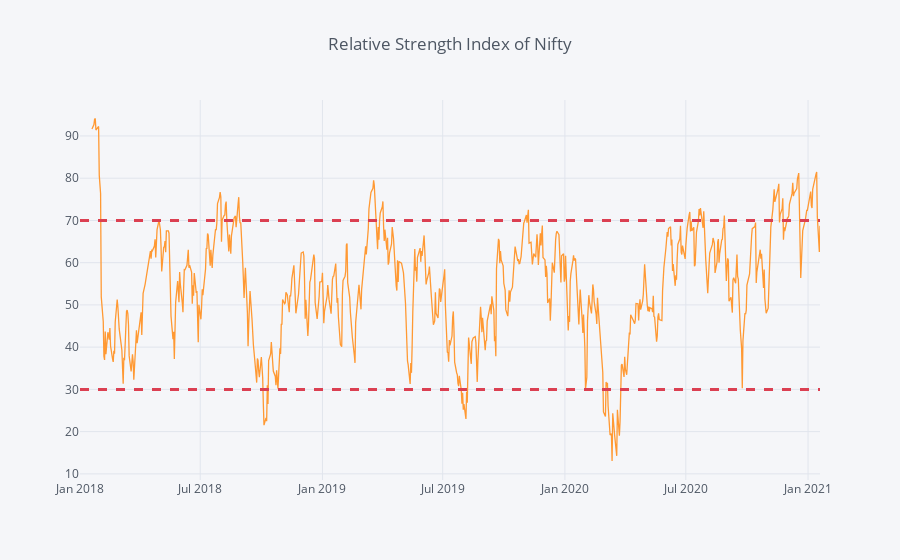

Here is the notebook cell this chart was saved with:
### Code cell
nifty[['rsi']].iplot(title = 'Relative Strength Index of Nifty', 
                     hline=[dict(y = 30, dash = 'dash', width = 3),
                            dict(y = 70, dash = 'dash', width = 3)])

### Figure 1 — Plotly figure (JSON) as saved in the notebook; plotly's stock layout.template omitted (floating-point values rounded to 4 significant figures; data arrays with more than 128 entries replaced by an {"elided": "..."} marker saying what was removed)
{"data": [{"line": {"color": "rgba(255, 153, 51, 1.0)", "dash": "solid", "shape": "linear", "width": 1.3}, "mode": "lines", "name": "rsi", "text": "", "type": "scatter", "x": {"elided": "756 str values"}, "y": {"elided": "756 mixed values"}}], "layout": {"legend": {"bgcolor": "#F5F6F9", "font": {"color": "#4D5663"}}, "paper_bgcolor": "#F5F6F9", "plot_bgcolor": "#F5F6F9", "shapes": [{"line": {"color": "#db4052", "dash": "dash", "width": 3}, "type": "line", "x0": 0, "x1": 1, "xref": "paper", "y0": 30, "y1": 30, "yref": "y"}, {"line": {"color": "#db4052", "dash": "dash", "width": 3}, "type": "line", "x0": 0, "x1": 1, "xref": "paper", "y0": 70, "y1": 70, "yref": "y"}], "title": "Relative Strength Index of Nifty", "titlefont": {"color": "#4D5663"}, "xaxis": {"gridcolor": "#E1E5ED", "showgrid": true, "tickfont": {"color": "#4D5663"}, "title": "", "titlefont": {"color": "#4D5663"}, "zerolinecolor": "#E1E5ED"}, "yaxis": {"gridcolor": "#E1E5ED", "showgrid": true, "tickfont": {"color": "#4D5663"}, "title": "", "titlefont": {"color": "#4D5663"}, "zerolinecolor": "#E1E5ED"}}}
